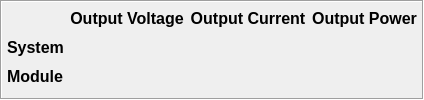
            <widget class="QFrame" name="frame">
             <property name="frameShape">
              <enum>QFrame::Box</enum>
             </property>
             <property name="frameShadow">
              <enum>QFrame::Sunken</enum>
             </property>
             <layout class="QGridLayout" name="gridLayout_3">
              <property name="leftMargin">
               <number>5</number>
              </property>
              <property name="topMargin">
               <number>5</number>
              </property>
              <property name="rightMargin">
               <number>5</number>
              </property>
              <property name="bottomMargin">
               <number>10</number>
              </property>
              <item row="0" column="1">
               <widget class="QLabel" name="label_24">
                <property name="font">
                 <font>
                  <pointsize>12</pointsize>
                  <weight>75</weight>
                  <bold>true</bold>
                 </font>
                </property>
                <property name="text">
                 <string>Output Voltage</string>
                </property>
                <property name="alignment">
                 <set>Qt::AlignCenter</set>
                </property>
               </widget>
              </item>
              <item row="0" column="2">
               <widget class="QLabel" name="label_25">
                <property name="font">
                 <font>
                  <pointsize>12</pointsize>
                  <weight>75</weight>
                  <bold>true</bold>
                 </font>
                </property>
                <property name="text">
                 <string>Output Current</string>
                </property>
                <property name="alignment">
                 <set>Qt::AlignCenter</set>
                </property>
               </widget>
              </item>
              <item row="0" column="3">
               <widget class="QLabel" name="label_26">
                <property name="font">
                 <font>
                  <pointsize>12</pointsize>
                  <weight>75</weight>
                  <bold>true</bold>
                 </font>
                </property>
                <property name="text">
                 <string>Output Power</string>
                </property>
                <property name="alignment">
                 <set>Qt::AlignCenter</set>
                </property>
               </widget>
              </item>
              <item row="1" column="0">
               <widget class="QLabel" name="label_23">
                <property name="font">
                 <font>
                  <pointsize>12</pointsize>
                  <weight>75</weight>
                  <bold>true</bold>
                 </font>
                </property>
                <property name="text">
                 <string>System</string>
                </property>
               </widget>
              </item>
              <item row="2" column="0">
               <widget class="QLabel" name="label_27">
                <property name="font">
                 <font>
                  <pointsize>12</pointsize>
                  <weight>75</weight>
                  <bold>true</bold>
                 </font>
                </property>
                <property name="text">
                 <string>Module</string>
                </property>
               </widget>
              </item>
              <item row="1" column="1">
               <widget class="PyDMLabel" name="dcLnkNom_64">
                <property name="font">
                 <font>
                  <pointsize>11</pointsize>
                 </font>
                </property>
                <property name="toolTip">
                 <string/>
                </property>
                <property name="alignment">
                 <set>Qt::AlignCenter</set>
                </property>
                <property name="showUnits" stdset="0">
                 <bool>true</bool>
                </property>
                <property name="channel" stdset="0">
                 <string>ca://${P}:Sys-OutVolt-Mon</string>
                </property>
               </widget>
              </item>
              <item row="1" column="2">
               <widget class="PyDMLabel" name="dcLnkNom_113">
                <property name="font">
                 <font>
                  <pointsize>11</pointsize>
                 </font>
                </property>
                <property name="toolTip">
                 <string/>
                </property>
                <property name="alignment">
                 <set>Qt::AlignCenter</set>
                </property>
                <property name="showUnits" stdset="0">
                 <bool>true</bool>
                </property>
                <property name="channel" stdset="0">
                 <string>ca://${P}:Sys-OutCurrent-Mon</string>
                </property>
               </widget>
              </item>
              <item row="1" column="3">
               <widget class="PyDMLabel" name="dcLnkNom_86">
                <property name="font">
                 <font>
                  <pointsize>11</pointsize>
                 </font>
                </property>
                <property name="toolTip">
                 <string/>
                </property>
                <property name="alignment">
                 <set>Qt::AlignCenter</set>
                </property>
                <property name="showUnits" stdset="0">
                 <bool>true</bool>
                </property>
                <property name="channel" stdset="0">
                 <string>ca://${P}:Sys-OutPwr-Mon</string>
                </property>
               </widget>
              </item>
              <item row="2" column="1">
               <widget class="PyDMLabel" name="dcLnkNom_2">
                <property name="font">
                 <font>
                  <pointsize>11</pointsize>
                 </font>
                </property>
                <property name="toolTip">
                 <string/>
                </property>
                <property name="alignment">
                 <set>Qt::AlignCenter</set>
                </property>
                <property name="showUnits" stdset="0">
                 <bool>true</bool>
                </property>
                <property name="channel" stdset="0">
                 <string>ca://${P}:Mod-OutVolt-Mon</string>
                </property>
               </widget>
              </item>
              <item row="2" column="2">
               <widget class="PyDMLabel" name="dcLnkNom_6">
                <property name="font">
                 <font>
                  <pointsize>11</pointsize>
                 </font>
                </property>
                <property name="toolTip">
                 <string/>
                </property>
                <property name="alignment">
                 <set>Qt::AlignCenter</set>
                </property>
                <property name="showUnits" stdset="0">
                 <bool>true</bool>
                </property>
                <property name="channel" stdset="0">
                 <string>ca://${P}:Mod-OutCurrent-Mon</string>
                </property>
               </widget>
              </item>
              <item row="2" column="3">
               <widget class="PyDMLabel" name="dcLnkNom_8">
                <property name="font">
                 <font>
                  <pointsize>11</pointsize>
                 </font>
                </property>
                <property name="toolTip">
                 <string/>
                </property>
                <property name="alignment">
                 <set>Qt::AlignCenter</set>
                </property>
                <property name="showUnits" stdset="0">
                 <bool>true</bool>
                </property>
                <property name="channel" stdset="0">
                 <string>ca://${P}:Mod-OutPwr-Mon</string>
                </property>
               </widget>
              </item>
             </layout>
            </widget>
